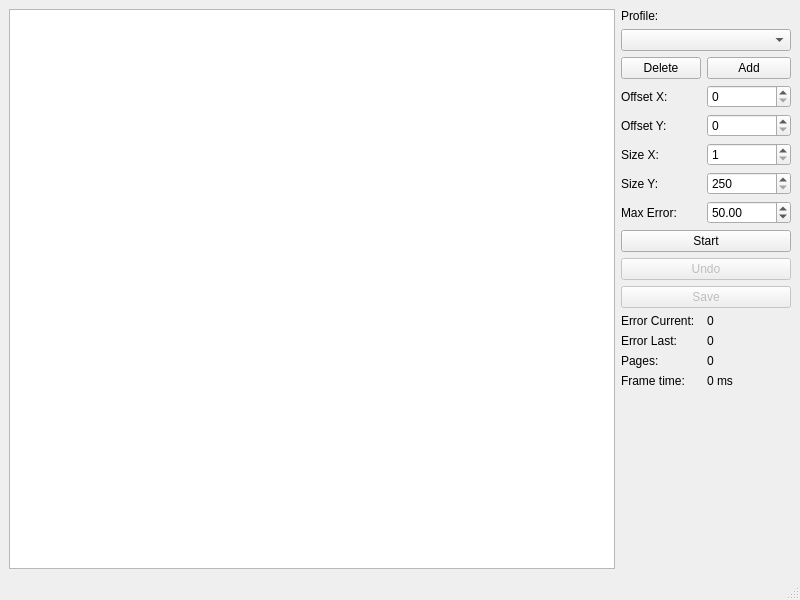
<?xml version="1.0" encoding="UTF-8"?>
<ui version="4.0">
 <class>MainWindow</class>
 <widget class="QMainWindow" name="MainWindow">
  <property name="geometry">
   <rect>
    <x>0</x>
    <y>0</y>
    <width>800</width>
    <height>600</height>
   </rect>
  </property>
  <property name="windowTitle">
   <string>scroll2pdf</string>
  </property>
  <property name="windowIcon">
   <iconset theme="://img/scroll2pdf.png">
    <normaloff>.</normaloff>.</iconset>
  </property>
  <widget class="QWidget" name="centralwidget">
   <layout class="QVBoxLayout" name="verticalLayout">
    <item>
     <layout class="QGridLayout" name="gridLayout" columnstretch="1,0,0">
      <item row="4" column="2">
       <widget class="QSpinBox" name="spinOffsetY">
        <property name="maximum">
         <number>100000</number>
        </property>
       </widget>
      </item>
      <item row="0" column="1">
       <widget class="QLabel" name="label_10">
        <property name="text">
         <string>Profile:</string>
        </property>
       </widget>
      </item>
      <item row="2" column="1">
       <widget class="QPushButton" name="buttonDelete">
        <property name="text">
         <string>Delete</string>
        </property>
       </widget>
      </item>
      <item row="7" column="2">
       <widget class="QDoubleSpinBox" name="spinMaxError">
        <property name="decimals">
         <number>2</number>
        </property>
        <property name="maximum">
         <double>1000000.000000000000000</double>
        </property>
        <property name="value">
         <double>50.000000000000000</double>
        </property>
       </widget>
      </item>
      <item row="11" column="2">
       <widget class="QLabel" name="labelErrorCurrent">
        <property name="text">
         <string>0</string>
        </property>
       </widget>
      </item>
      <item row="2" column="2">
       <widget class="QPushButton" name="buttonAdd">
        <property name="text">
         <string>Add</string>
        </property>
       </widget>
      </item>
      <item row="4" column="1">
       <widget class="QLabel" name="label_2">
        <property name="text">
         <string>Offset Y:</string>
        </property>
       </widget>
      </item>
      <item row="10" column="1" colspan="2">
       <widget class="QPushButton" name="buttonSave">
        <property name="enabled">
         <bool>false</bool>
        </property>
        <property name="text">
         <string>Save</string>
        </property>
       </widget>
      </item>
      <item row="3" column="2">
       <widget class="QSpinBox" name="spinOffsetX">
        <property name="maximum">
         <number>100000</number>
        </property>
       </widget>
      </item>
      <item row="5" column="2">
       <widget class="QSpinBox" name="spinSizeX">
        <property name="minimum">
         <number>1</number>
        </property>
        <property name="maximum">
         <number>100000</number>
        </property>
       </widget>
      </item>
      <item row="5" column="1">
       <widget class="QLabel" name="label_3">
        <property name="text">
         <string>Size X:</string>
        </property>
       </widget>
      </item>
      <item row="13" column="2">
       <widget class="QLabel" name="labelPages">
        <property name="text">
         <string>0</string>
        </property>
       </widget>
      </item>
      <item row="15" column="1">
       <spacer name="verticalSpacer">
        <property name="orientation">
         <enum>Qt::Vertical</enum>
        </property>
        <property name="sizeHint" stdset="0">
         <size>
          <width>20</width>
          <height>40</height>
         </size>
        </property>
       </spacer>
      </item>
      <item row="12" column="2">
       <widget class="QLabel" name="labelErrorLast">
        <property name="text">
         <string>0</string>
        </property>
       </widget>
      </item>
      <item row="6" column="1">
       <widget class="QLabel" name="label_4">
        <property name="text">
         <string>Size Y:</string>
        </property>
       </widget>
      </item>
      <item row="8" column="1" colspan="2">
       <widget class="QPushButton" name="buttonStart">
        <property name="text">
         <string>Start</string>
        </property>
       </widget>
      </item>
      <item row="1" column="1" colspan="2">
       <widget class="QComboBox" name="comboProfile">
        <property name="enabled">
         <bool>true</bool>
        </property>
        <property name="editable">
         <bool>false</bool>
        </property>
        <property name="insertPolicy">
         <enum>QComboBox::NoInsert</enum>
        </property>
       </widget>
      </item>
      <item row="3" column="1">
       <widget class="QLabel" name="label">
        <property name="text">
         <string>Offset X:</string>
        </property>
       </widget>
      </item>
      <item row="7" column="1">
       <widget class="QLabel" name="label_5">
        <property name="text">
         <string>Max Error:</string>
        </property>
       </widget>
      </item>
      <item row="0" column="0" rowspan="16">
       <widget class="QGraphicsView" name="view"/>
      </item>
      <item row="11" column="1">
       <widget class="QLabel" name="label_6">
        <property name="text">
         <string>Error Current:</string>
        </property>
       </widget>
      </item>
      <item row="13" column="1">
       <widget class="QLabel" name="label_8">
        <property name="text">
         <string>Pages:</string>
        </property>
       </widget>
      </item>
      <item row="6" column="2">
       <widget class="QSpinBox" name="spinSizeY">
        <property name="minimum">
         <number>250</number>
        </property>
        <property name="maximum">
         <number>100000</number>
        </property>
       </widget>
      </item>
      <item row="9" column="1" colspan="2">
       <widget class="QPushButton" name="buttonUndo">
        <property name="enabled">
         <bool>false</bool>
        </property>
        <property name="text">
         <string>Undo</string>
        </property>
       </widget>
      </item>
      <item row="12" column="1">
       <widget class="QLabel" name="label_7">
        <property name="text">
         <string>Error Last:</string>
        </property>
       </widget>
      </item>
      <item row="14" column="1">
       <widget class="QLabel" name="label_9">
        <property name="text">
         <string>Frame time:</string>
        </property>
       </widget>
      </item>
      <item row="14" column="2">
       <widget class="QLabel" name="labelFrameTime">
        <property name="text">
         <string>0 ms</string>
        </property>
       </widget>
      </item>
     </layout>
    </item>
   </layout>
  </widget>
  <widget class="QMenuBar" name="menubar">
   <property name="geometry">
    <rect>
     <x>0</x>
     <y>0</y>
     <width>800</width>
     <height>22</height>
    </rect>
   </property>
  </widget>
  <widget class="QStatusBar" name="statusbar"/>
 </widget>
 <tabstops>
  <tabstop>comboProfile</tabstop>
  <tabstop>buttonDelete</tabstop>
  <tabstop>buttonAdd</tabstop>
  <tabstop>spinOffsetX</tabstop>
  <tabstop>spinOffsetY</tabstop>
  <tabstop>spinSizeX</tabstop>
  <tabstop>spinSizeY</tabstop>
  <tabstop>spinMaxError</tabstop>
  <tabstop>buttonStart</tabstop>
  <tabstop>buttonUndo</tabstop>
  <tabstop>buttonSave</tabstop>
 </tabstops>
 <resources/>
 <connections>
  <connection>
   <sender>spinOffsetX</sender>
   <signal>valueChanged(int)</signal>
   <receiver>MainWindow</receiver>
   <slot>profileValueChanged()</slot>
   <hints>
    <hint type="sourcelabel">
     <x>739</x>
     <y>44</y>
    </hint>
    <hint type="destinationlabel">
     <x>399</x>
     <y>299</y>
    </hint>
   </hints>
  </connection>
  <connection>
   <sender>spinOffsetY</sender>
   <signal>valueChanged(int)</signal>
   <receiver>MainWindow</receiver>
   <slot>profileValueChanged()</slot>
   <hints>
    <hint type="sourcelabel">
     <x>739</x>
     <y>76</y>
    </hint>
    <hint type="destinationlabel">
     <x>399</x>
     <y>299</y>
    </hint>
   </hints>
  </connection>
  <connection>
   <sender>spinSizeX</sender>
   <signal>valueChanged(int)</signal>
   <receiver>MainWindow</receiver>
   <slot>profileValueChanged()</slot>
   <hints>
    <hint type="sourcelabel">
     <x>739</x>
     <y>108</y>
    </hint>
    <hint type="destinationlabel">
     <x>399</x>
     <y>299</y>
    </hint>
   </hints>
  </connection>
  <connection>
   <sender>spinSizeY</sender>
   <signal>valueChanged(int)</signal>
   <receiver>MainWindow</receiver>
   <slot>profileValueChanged()</slot>
   <hints>
    <hint type="sourcelabel">
     <x>739</x>
     <y>140</y>
    </hint>
    <hint type="destinationlabel">
     <x>399</x>
     <y>299</y>
    </hint>
   </hints>
  </connection>
  <connection>
   <sender>buttonStart</sender>
   <signal>clicked()</signal>
   <receiver>MainWindow</receiver>
   <slot>buttonStart()</slot>
   <hints>
    <hint type="sourcelabel">
     <x>686</x>
     <y>172</y>
    </hint>
    <hint type="destinationlabel">
     <x>399</x>
     <y>299</y>
    </hint>
   </hints>
  </connection>
  <connection>
   <sender>buttonUndo</sender>
   <signal>clicked()</signal>
   <receiver>MainWindow</receiver>
   <slot>buttonUndo()</slot>
   <hints>
    <hint type="sourcelabel">
     <x>732</x>
     <y>203</y>
    </hint>
    <hint type="destinationlabel">
     <x>399</x>
     <y>299</y>
    </hint>
   </hints>
  </connection>
  <connection>
   <sender>buttonSave</sender>
   <signal>clicked()</signal>
   <receiver>MainWindow</receiver>
   <slot>buttonSave()</slot>
   <hints>
    <hint type="sourcelabel">
     <x>732</x>
     <y>234</y>
    </hint>
    <hint type="destinationlabel">
     <x>399</x>
     <y>299</y>
    </hint>
   </hints>
  </connection>
  <connection>
   <sender>spinMaxError</sender>
   <signal>valueChanged(double)</signal>
   <receiver>MainWindow</receiver>
   <slot>profileValueChanged()</slot>
   <hints>
    <hint type="sourcelabel">
     <x>750</x>
     <y>265</y>
    </hint>
    <hint type="destinationlabel">
     <x>399</x>
     <y>299</y>
    </hint>
   </hints>
  </connection>
  <connection>
   <sender>comboProfile</sender>
   <signal>currentIndexChanged(int)</signal>
   <receiver>MainWindow</receiver>
   <slot>profileChanged(int)</slot>
   <hints>
    <hint type="sourcelabel">
     <x>706</x>
     <y>67</y>
    </hint>
    <hint type="destinationlabel">
     <x>399</x>
     <y>299</y>
    </hint>
   </hints>
  </connection>
  <connection>
   <sender>buttonAdd</sender>
   <signal>clicked()</signal>
   <receiver>MainWindow</receiver>
   <slot>buttonAdd()</slot>
   <hints>
    <hint type="sourcelabel">
     <x>749</x>
     <y>98</y>
    </hint>
    <hint type="destinationlabel">
     <x>399</x>
     <y>299</y>
    </hint>
   </hints>
  </connection>
  <connection>
   <sender>buttonDelete</sender>
   <signal>clicked()</signal>
   <receiver>MainWindow</receiver>
   <slot>buttonDelete()</slot>
   <hints>
    <hint type="sourcelabel">
     <x>663</x>
     <y>98</y>
    </hint>
    <hint type="destinationlabel">
     <x>399</x>
     <y>299</y>
    </hint>
   </hints>
  </connection>
 </connections>
 <slots>
  <slot>profileValueChanged()</slot>
  <slot>buttonStart()</slot>
  <slot>buttonUndo()</slot>
  <slot>buttonSave()</slot>
  <slot>profileChanged(int)</slot>
  <slot>buttonAdd()</slot>
  <slot>buttonDelete()</slot>
  <slot>profileNameChanged(QString)</slot>
 </slots>
</ui>
